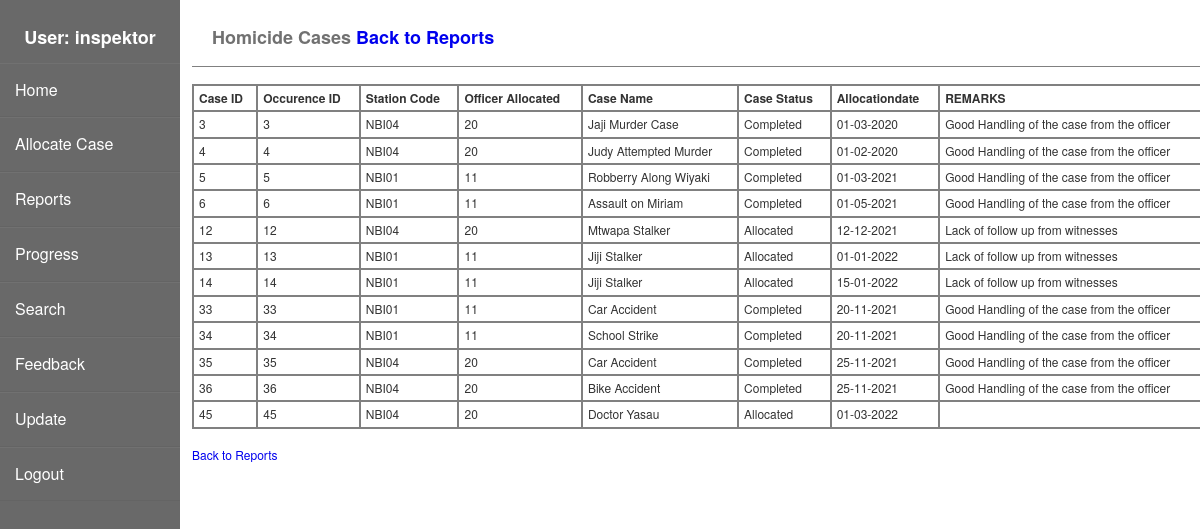
The app's page /homicide/viewhomicidecases.php (signed in) with its own data.
### tables this page shows
CREATE TABLE `cases` (
  `id` int(11) NOT NULL,
  `occurrenceId` int(11) DEFAULT NULL,
  `stationCode` varchar(55) DEFAULT NULL,
  `officerId` int(11) DEFAULT NULL,
  `casename` varchar(55) DEFAULT NULL,
  `casestatus` varchar(55) DEFAULT NULL,
  `crimetype` varchar(20) NOT NULL,
  `allocationDate` date DEFAULT NULL,
  `remarks` text DEFAULT NULL,
  `timeLogged` timestamp NULL DEFAULT current_timestamp()
);

### homicide/viewhomicidecases.php (the view, shortened to what this page needs)
<?php
$server="localhost";
$username="moturi";
$password="logmein";
$dbname="nationalcrimeinvestigation";
$con= mysqli_connect($server, $username, $password, $dbname);
?>
<!DOCTYPE html>
<html lang="en">
<head>
        <link href="../stylesheet.css" rel="stylesheet" type="text/css">
</head>
<body>
    <div class="wrapper">
        <div class="sidebar">
            <h2>User:
                <?php
            echo  $_SESSION["user"]
            ?>
            </h2>
            <ul style="list-style-type:none;">
                <li><a href="index.php">Home</a></li>
                <li><a href="allocate.php">Allocate Case</a></li>
                <li><a href="filter.php">Reports</a></li>
                <li><a href="progress.php">Progress</a></li>
                <li><a href="search.php">Search</a></li>
                <li><a href="feedback.php">Feedback</a></li>
                <li><a href="update.php">Update</a></li>
                <li><a href="../logout.php">Logout</a></li>
            </ul>
        </div>
        <div class="main_content">
            <div class="main_content">
                <div class="top">
                    <H2>Homicide Cases <a href="filter.php">Back to Reports</a><br></H2>
                </div>
    <br>
<div class="tabsort">
<table id="myTable">
    <tr>
                            <th>Case ID</th>
                            <th>Occurence ID</th>
                            <th>Station Code</th>
                            <th>Officer Allocated</th>
                            <th>Case Name</th>
                            <th>Case Status</th>
                            <th>Allocationdate</th>
                            <th>REMARKS</th>
    </tr>
    <?php
    $sql="SELECT * FROM cases WHERE crimetype='HOMICIDE'";
    $result=mysqli_query($con,$sql);
    if($result){
        while($row=mysqli_fetch_assoc($result)){
            $id= $row['id'];
            $occurrenceId= $row['occurrenceId'];
            $stationCode= $row['stationCode'];
            $officerId= $row['officerId'];
            $casename= $row['casename'];
            $casestatus= $row['casestatus'];
            $allocationDate= date('d-m-Y', strtotime($row['allocationDate']));
            $remarks= $row['remarks'];
    echo '
    <tr>
            <td scope ="row">'.$id.' </td>
            <td>'.$occurrenceId.'</td>
            <td>'.$stationCode.'</td>
            <td>'.$officerId.'</td>
            <td>'.$casename.'</td>
            <td>'.$casestatus.'</td>
            <td>'.$allocationDate.'</td>
            <td>'.$remarks.'</td>
    </tr>
    ';}
        }
        ?>
    </table>
    <br>
    <a href="filter.php">Back to Reports</a><br>
    </div>
    </div>
    </div>
            </div>
    </body>
    </html>

### stylesheet.css (style rules this page uses)
body { font-family: "Helvetica Neue", Helvetica, Arial, sans-serif; font-size: 12px; line-height: 1.42857143; color: #333; background-color: #fff; background-image: none; margin: 0; }
* { box-sizing: border-box; }
a:link { text-decoration: none; }
.wrapper { display: flex; position: relative; overflow: hidden; }
.wrapper .sidebar { width: 15%; height: 100%; background: dimgrey; padding: 10px 0px; position: fixed; padding-right: -10px; }
.wrapper .sidebar h2 { color: #fff; text-align: center; margin-bottom: 5px; }
.wrapper .sidebar ul { margin-left: -40px; }
.wrapper .sidebar ul li { padding: 15px; border-bottom: 1px solid #676798; border-bottom: 1px solid rgba(0,0,0,0.05); border-top: 1px solid rgba(255,255,255,0.05); }
.wrapper .sidebar ul li a { color: white; display: block; font-size: medium; }
.wrapper .main_content { width: 100%; margin-left: 8%; position: fixed; }
.wrapper .main_content .top { padding: 10px 20px; padding-bottom: 0px; background: #fff; color: #717171; border-bottom: 1px solid grey; }
table { border-spacing: 0; width: 85%; border: 1px solid grey; }
td ,th { text-align: left; padding: 5px; border: 1px solid grey; line-height: 1.2; }
.tabsort { max-height: 580px; overflow-y: scroll; }

### records on screen
cases: id "3", occurrenceId "3", stationCode "NBI04", officerId "20", casename "Jaji Murder Case", casestatus "Completed", allocationDate "01-03-2020", remarks "Good Handling of the case from the officer"
cases: id "4", occurrenceId "4", stationCode "NBI04", officerId "20", casename "Judy Attempted Murder", casestatus "Completed", allocationDate "01-02-2020", remarks "Good Handling of the case from the officer"
cases: id "5", occurrenceId "5", stationCode "NBI01", officerId "11", casename "Robberry Along Wiyaki", casestatus "Completed", allocationDate "01-03-2021", remarks "Good Handling of the case from the officer"
cases: id "6", occurrenceId "6", stationCode "NBI01", officerId "11", casename "Assault on Miriam", casestatus "Completed", allocationDate "01-05-2021", remarks "Good Handling of the case from the officer"
cases: id "12", occurrenceId "12", stationCode "NBI04", officerId "20", casename "Mtwapa Stalker", casestatus "Allocated", allocationDate "12-12-2021", remarks "Lack of follow up from witnesses"
cases: id "13", occurrenceId "13", stationCode "NBI01", officerId "11", casename "Jiji Stalker", casestatus "Allocated", allocationDate "01-01-2022", remarks "Lack of follow up from witnesses"
cases: id "14", occurrenceId "14", stationCode "NBI01", officerId "11", casename "Jiji Stalker", casestatus "Allocated", allocationDate "15-01-2022", remarks "Lack of follow up from witnesses"
cases: id "33", occurrenceId "33", stationCode "NBI01", officerId "11", casename "Car Accident", casestatus "Completed", allocationDate "20-11-2021", remarks "Good Handling of the case from the officer"
cases: id "34", occurrenceId "34", stationCode "NBI01", officerId "11", casename "School Strike", casestatus "Completed", allocationDate "20-11-2021", remarks "Good Handling of the case from the officer"
cases: id "35", occurrenceId "35", stationCode "NBI04", officerId "20", casename "Car Accident", casestatus "Completed", allocationDate "25-11-2021", remarks "Good Handling of the case from the officer"
cases: id "36", occurrenceId "36", stationCode "NBI04", officerId "20", casename "Bike Accident", casestatus "Completed", allocationDate "25-11-2021", remarks "Good Handling of the case from the officer"
cases: id "45", occurrenceId "45", stationCode "NBI04", officerId "20", casename "Doctor Yasau", casestatus "Allocated", allocationDate "01-03-2022"

### other values on screen
$_SESSION["user"] "inspektor"
